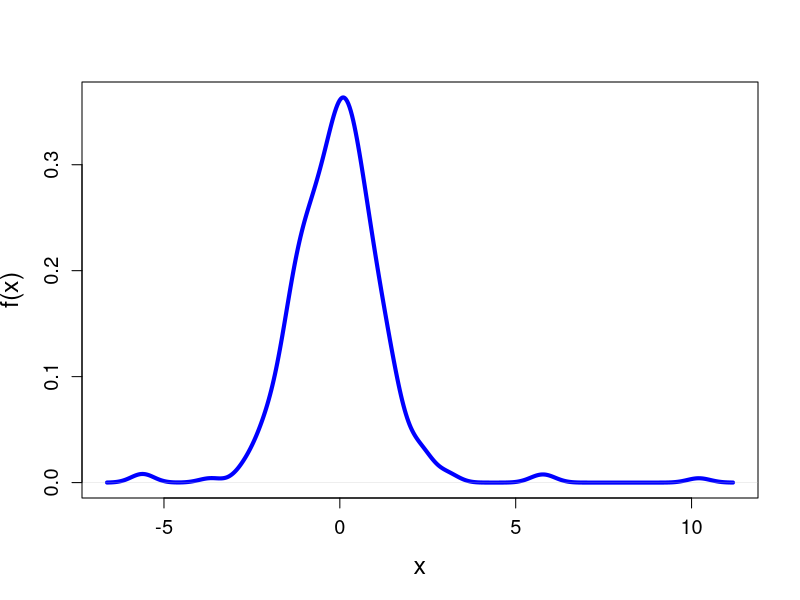

Recreate this plot in R. (Note: a time limit stopped this script after it produced the figure.)
# % ------------------------------------------------------------------------- % Book: MSE %
# ------------------------------------------------------------------------- % Quantlet: MSEnonpara1 %
# ------------------------------------------------------------------------- % Description: MSEnonpara1 generate n=300 t(3)
# distributed random sample, and draws the kernel density curve of the estimated kernel density function using a % Gaussian
# kernel. Since the kernel density function is biased in a finite sample, one can not compare it with the true density
# directly. One rather compare it with the expectation of the kernel density function under the true density. Then it draws
# the expectation of the kernel density function under the true density. %
# ------------------------------------------------------------------------- % Usage: - %
# ------------------------------------------------------------------------- % Inputs: n_1 - number of observations %
# ------------------------------------------------------------------------- % Output: 1. Draws n_1 observations from t(3)
# distribution % and plots the kernel density curve of the estimated kernel density function using a % Gaussian kernel. % %
# 2. generate n observations from t(3) distribution and plots the expectation of the kernel density function under the true
# density which is t(3) distribution. % 3. generate n observations from normal distribution with mean and standard deviation
# from the generated sample, plots the expectation of the kernel density function under the true density which is normal
# distribution with mean and standard deviation from the generated sample. %
# ------------------------------------------------------------------------- % Example: n_1 = 300 % n_1 = 3000 %
# ------------------------------------------------------------------------- % Author: Weining Wang, Lining Yu %
# -------------------------------------------------------------------------

n_1 = 300
obs = rt(n_1, 3)
den_x = density(obs, kernel = "gaussian", bw = "nrd0")
plot(den_x, lwd = 4, lty = 1, col = "blue", cex.axis = 1.2, font.axis = 1, cex.lab = 1.5, las = 0, xlab = "x", ylab = "f(x)", 
    main = "")

n = 1e+06
z = rt(n, 3)
h = den_x$bw
g = 1:512

for (j in 1:length(den_x$x)) {
    sum_k = 0
    for (i in 1:length(z)) {
        u = (den_x$x[j] - z[i])/h
        k = exp(-u^2/2)/sqrt(2 * pi)
        sum_k = sum_k + k
    }
    g[j] = 1/(h * length(z)) * sum_k
}

lines(den_x$x, g, lwd = 3, lty = 2, col = "red")
mu = mean(obs)
sd = sd(obs)
q = rnorm(n, mu, sd)
f = 1:512

for (j in 1:length(den_x$x)) {
    sum_k = 0
    for (i in 1:length(q)) {
        u = (den_x$x[j] - q[i])/h
        k = exp(-u^2/2)/sqrt(2 * pi)
        sum_k = sum_k + k
    }
    f[j] = 1/(h * length(z)) * sum_k
}

lines(den_x$x, f, lwd = 4, lty = 3, col = "black")
